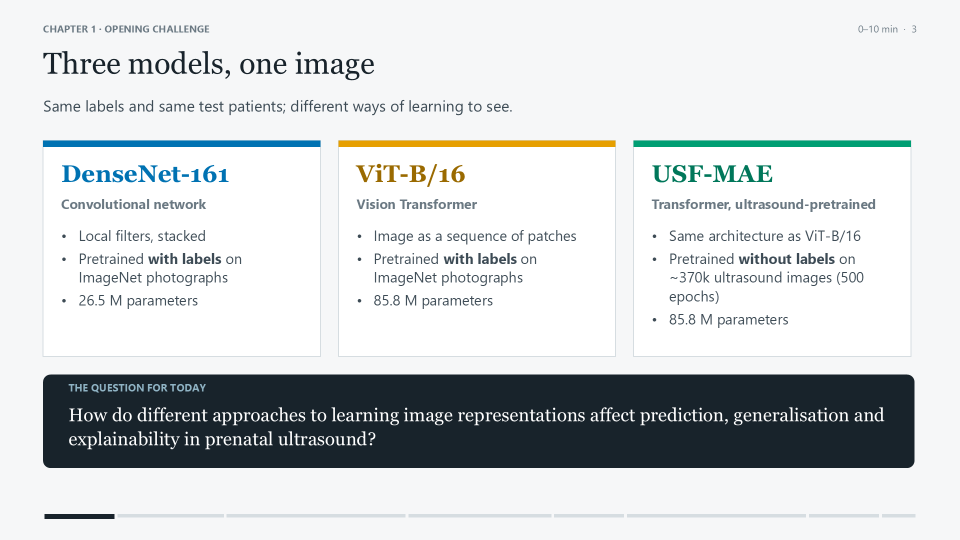
#> input picture presentation/preview/slides/slide_03.png, 1920 x 1080 px (shown at 1/2 size); its folder holds only this picture in this run
$ python contact_sheet.py
#> lines starting #> are read from the running program, lines starting #| are printed output that depends on the picture
"""Tile preview/slides/slide_NN.png into preview/contact_sheet.png (5 columns, numbered)."""
from pathlib import Path

from PIL import Image, ImageDraw

PREV = Path(__file__).resolve().parents[1] / "preview"
files = sorted((PREV / "slides").glob("slide_*.png"))
W, H, COLS, PAD = 480, 270, 5, 28
rows = (len(files) + COLS - 1) // COLS
sheet = Image.new("RGB", (COLS * (W + 12) + 12, rows * (H + PAD + 12) + 12), "white")
#> sheet: PIL image 2472x322 RGB; every value is 255
d = ImageDraw.Draw(sheet)
for i, f in enumerate(files):
    x, y = 12 + (i % COLS) * (W + 12), 12 + (i // COLS) * (H + PAD + 12)
    sheet.paste(Image.open(f).convert("RGB").resize((W, H), Image.LANCZOS), (x, y + PAD))
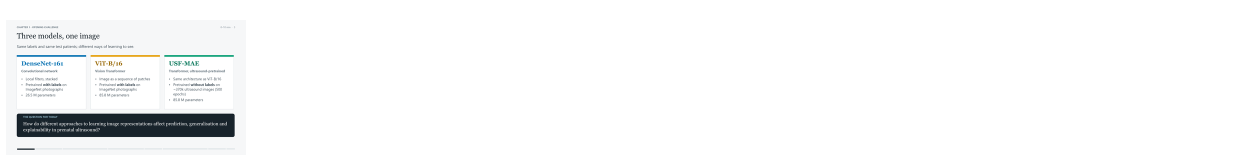
#> sheet: PIL image 2472x322 RGB (shown at 1/2 size); mean R, G, B 247.4, 248, 248.2
    d.text((x, y + 6), f"{i + 1}", fill=(24, 35, 43))
    d.rectangle([x - 1, y + PAD - 1, x + W, y + PAD + H], outline=(181, 192, 198))
sheet.save(PREV / "contact_sheet.png", optimize=True)
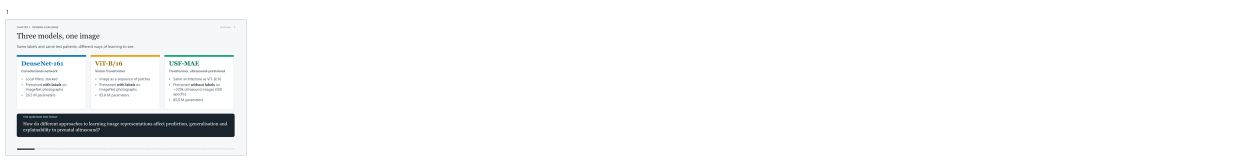
#> saved as contact_sheet.png: PIL image 2472x322 RGB (shown at 1/2 size); mean R, G, B 247.3, 247.9, 248.1
print("contact sheet:", len(files), "slides")

$ run again, on presentation/preview/slides/slide_18.png
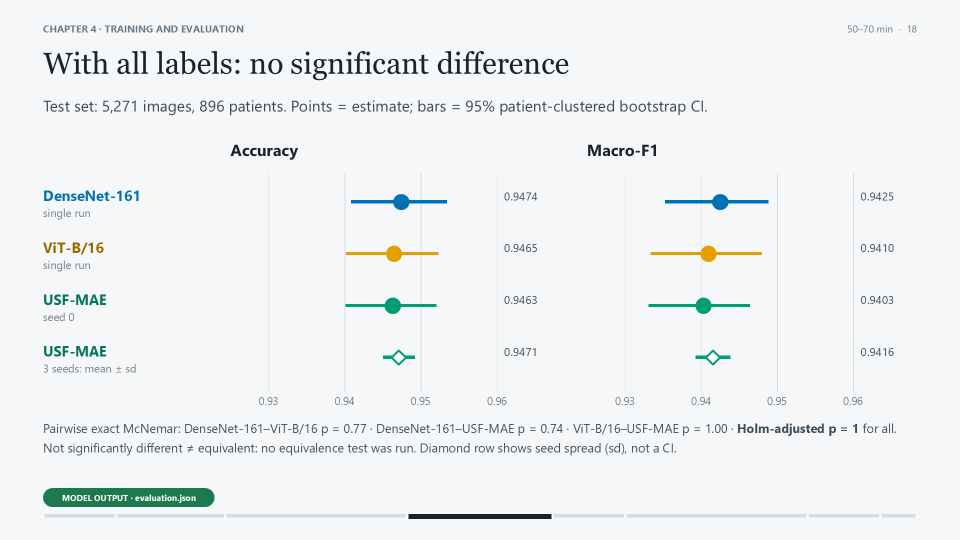
#> input picture presentation/preview/slides/slide_18.png, 1920 x 1080 px (shown at 1/2 size)
#> `sheet.paste(Image.open(f).convert("RGB").resize((W, H), Image.LANCZOS)..`:
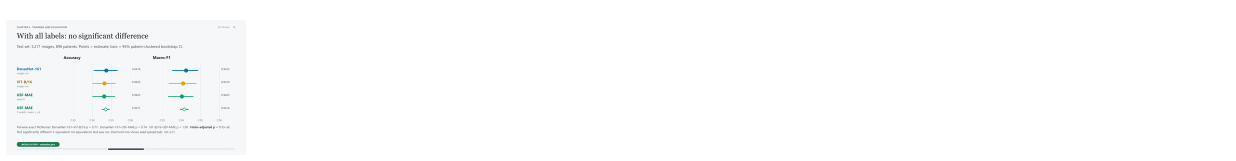
#> sheet: PIL image 2472x322 RGB (shown at 1/2 size); mean R, G, B 252.3, 252.7, 252.8
#> `sheet.save(PREV / "contact_sheet.png", optimize=True)`:
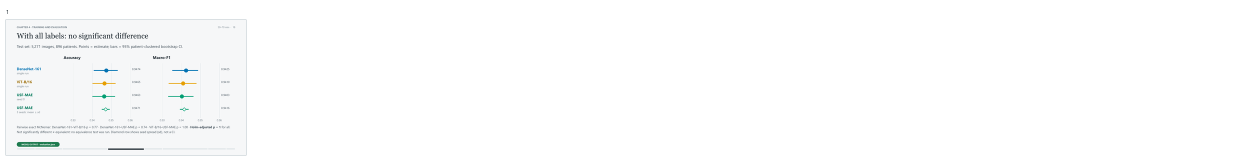
#> saved as contact_sheet.png: PIL image 2472x322 RGB (shown at 1/2 size); mean R, G, B 252.2, 252.6, 252.7

$ run again, on presentation/preview/slides/slide_19.png
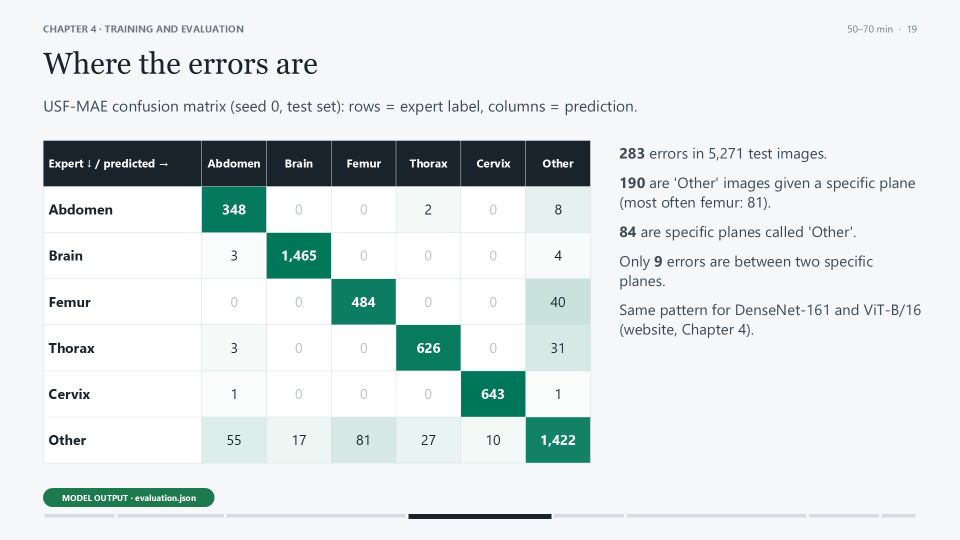
#> input picture presentation/preview/slides/slide_19.png, 1920 x 1080 px (shown at 1/2 size)
#> `sheet.paste(Image.open(f).convert("RGB").resize((W, H), Image.LANCZOS)..`:
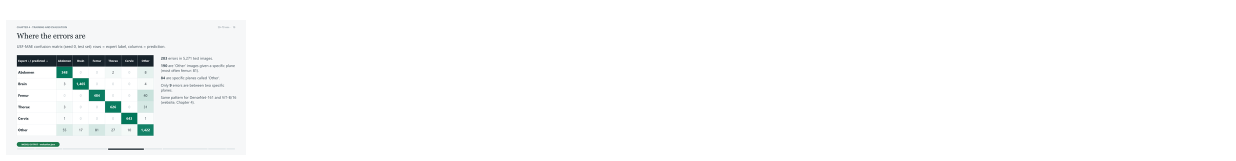
#> sheet: PIL image 2472x322 RGB (shown at 1/2 size); mean R, G, B 249.8, 250.9, 250.9
#> `sheet.save(PREV / "contact_sheet.png", optimize=True)`:
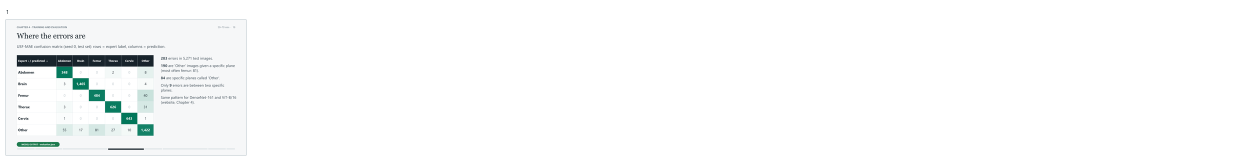
#> saved as contact_sheet.png: PIL image 2472x322 RGB (shown at 1/2 size); mean R, G, B 249.7, 250.7, 250.7

$ run again, on presentation/preview/slides/slide_31.png
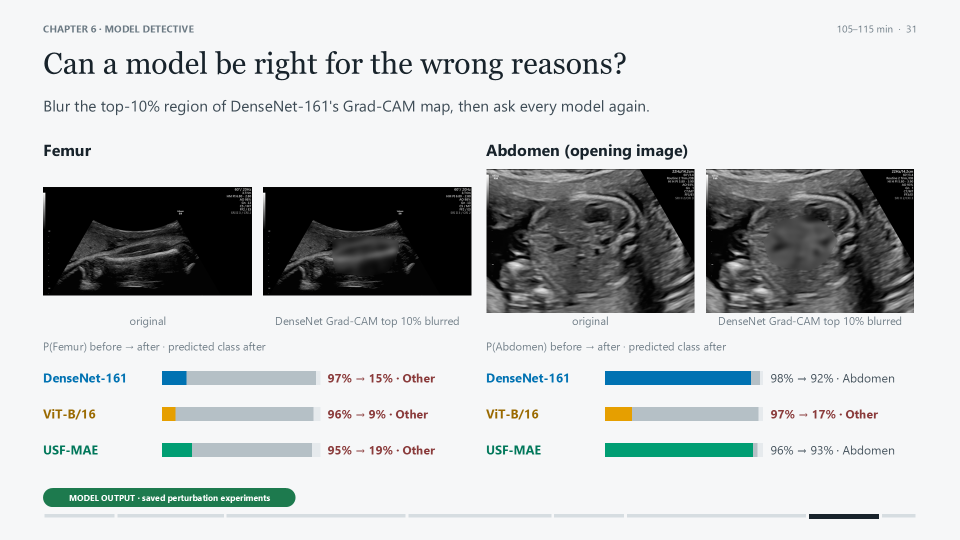
#> input picture presentation/preview/slides/slide_31.png, 1920 x 1080 px (shown at 1/2 size)
#> `sheet.paste(Image.open(f).convert("RGB").resize((W, H), Image.LANCZOS)..`:
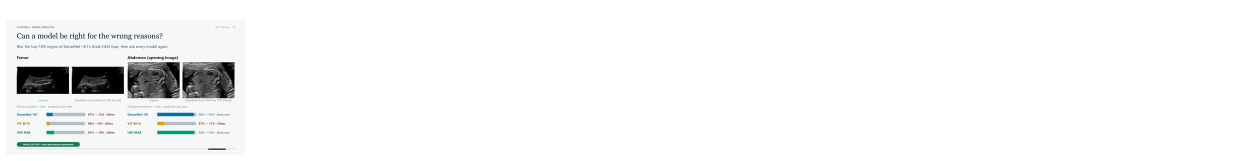
#> sheet: PIL image 2472x322 RGB (shown at 1/2 size); mean R, G, B 245.4, 245.9, 246
#> `sheet.save(PREV / "contact_sheet.png", optimize=True)`:
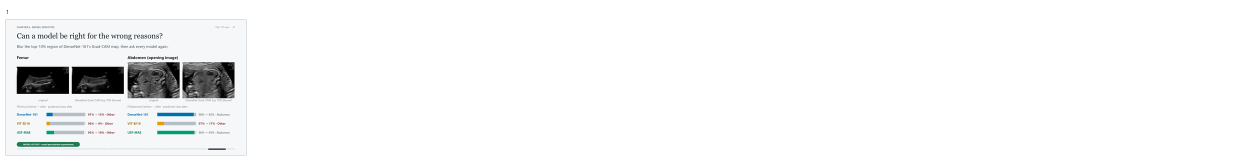
#> saved as contact_sheet.png: PIL image 2472x322 RGB (shown at 1/2 size); mean R, G, B 245.3, 245.8, 245.9
